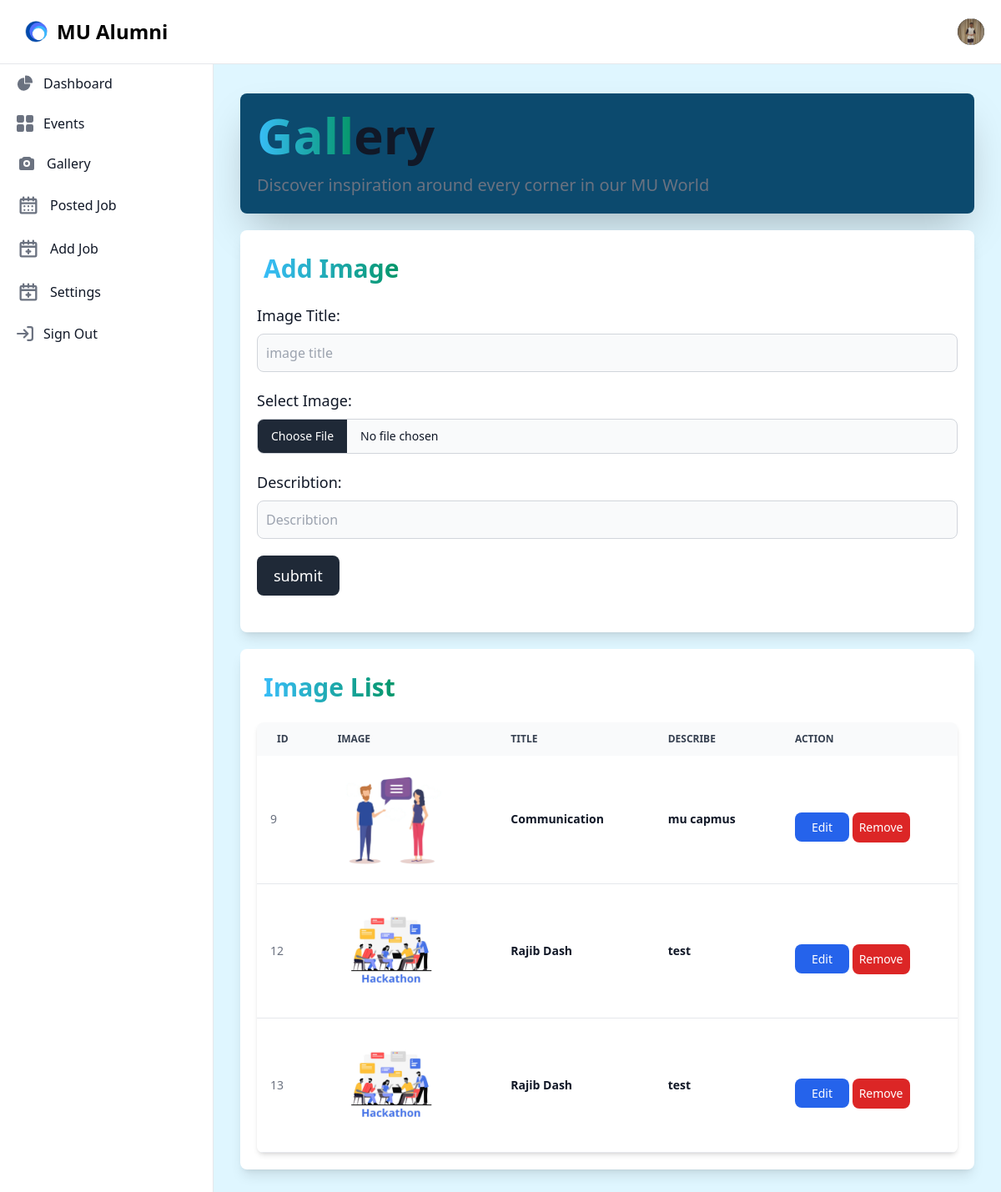
Screenshot of /Alumni/gallery.php?user_id=221115068 with the database file from the repository.
### tables this page shows
CREATE TABLE `alumni` (
  `id` int(255) NOT NULL,
  `fname` varchar(255) NOT NULL,
  `lname` varchar(255) NOT NULL,
  `phone` varchar(255) NOT NULL,
  `dept` varchar(255) NOT NULL,
  `cgpa` varchar(255) NOT NULL,
  `photo` varchar(255) NOT NULL,
  `email` varchar(255) NOT NULL,
  `password` varchar(255) NOT NULL,
  `bio` text NOT NULL
);

CREATE TABLE `gallery` (
  `id` int(11) NOT NULL,
  `photo` varchar(255) NOT NULL,
  `title` varchar(255) NOT NULL,
  `des` text NOT NULL
);

### Alumni/gallery.php (the view, shortened to what this page needs)
<script src="https://cdn.tailwindcss.com"></script>
    <link rel="stylesheet" href="https://cdnjs.cloudflare.com/ajax/libs/flowbite/2.3.0/flowbite.css" />
    <link rel="stylesheet" href="../css/style.css">
   <?php
     require_once("navigation.php");
   ?>
    <?php
    require_once("aside.php");
    ?>
<div class="p-4 sm:ml-64 bg-[#DFF6FF]">
   <div class="p-4  border-gray-200  rounded-lg  mt-14">
   <div class="gallery">
               <div class="title bg-sky-900 mb-5 p-5 rounded-lg shadow-2xl">
                  <h1 class="mb-4 text-3xl font-extrabold text-gray-900 dark:text-white md:text-5xl lg:text-6xl"><span class="text-transparent bg-clip-text bg-gradient-to-r to-emerald-600 from-sky-400">Gall</span>ery</h1>
                  <p class="text-lg font-normal text-gray-500 lg:text-xl dark:text-gray-400">Discover inspiration around every corner in our MU World</p>
               </div>
        <div class="add-photo">
            <div class="form-section bg-white p-5 mb-5 shadow-lg rounded-lg">
            <h1 class="mb-4 p-2 text-2xl font-extrabold text-gray-900 dark:text-white md:text-3xl lg:text-3xl"><span class="text-transparent bg-clip-text bg-gradient-to-r to-emerald-600 from-sky-400">Add Image</span></h1>
                  <?php
                     require("../config/configer.php");
                     if(isset($_GET['user_id'])){
                         $user_id=$_GET['user_id'];
                     }
                     ?>
               <form class="mx-auto flex  flex-wrap" action="gallery.php" method="POST" enctype="multipart/form-data">
                        <label for="title" class="block mb-2 text-lg font-medium text-gray-900 dark:text-black">Image Title: </label>
                        <input type="text" id="title" name="title"  class="rounded-lg bg-gray-50 border border-gray-300 text-gray-900 w-full focus:ring-blue-500 p-2.5" placeholder="image title" requied>
                        <label for="photo" class="block mb-2 mt-5 text-lg font-medium text-gray-900 dark:text-black">Select Image: </label>
                        <input class="block w-full  bg-gray-50 text-sm text-gray-900 border border-gray-300 rounded-lg  cursor-pointer dark:text-gray-400 focus:outline-none " aria-describedby="user_avatar_help" name="image" id="user_avatar" type="file" required>
                        <label for="des" class="block mb-2 mt-5 text-lg font-medium text-gray-900 dark:text-black">Describtion: </label>
                        <input type="text" id="des" name="des"  class="rounded-lg bg-gray-50 border border-gray-300 text-gray-900 w-full focus:ring-blue-500 p-2.5" placeholder="Describtion " required>
                        <input type="submit" value="submit" name="submit" class="mt-5 text-white bg-gray-800 hover:bg-gray-900 focus:outline-none focus:ring-4 focus:ring-gray-300 font-medium rounded-lg text-lg px-5 py-2.5 me-2 mb-2 dark:bg-gray-800 dark:hover:bg-gray-700 dark:focus:ring-gray-700 dark:border-gray-700"></input>
                     </form>
               </div>
               <div class="show-date-section bg-white p-5 rounded-lg shadow-lg">
               <div class="heading">
                  <h1 class="mb-4 p-2 text-2xl font-extrabold text-gray-900 dark:text-white md:text-3xl lg:text-3xl"><span class="text-transparent bg-clip-text bg-gradient-to-r to-emerald-600 from-sky-400">Image List</span></h1>
             </div>
                <div class="relative overflow-x-auto shadow-md sm:rounded-lg">
                   <table class="w-full text-sm text-left rtl:text-right text-gray-500 dark:text-gray-400">
                       <thead class="text-xs text-gray-700 uppercase bg-gray-50 dark:bg-gray-700 dark:text-gray-400">
                    <tr>
                              <th scope="col" class="px-6 py-3">
                                 Id
                              </th>
                              <th scope="col" class="px-6 py-3">
                                 Image
                              </th>
                              <th scope="col" class="px-6 py-3">
                                 Title
                              </th>
                              <th scope="col" class="px-6 py-3">
                                 Describe
                              </th>
                              <th scope="col" class="px-6 py-3">
                                 Action
                              </th>
                     </tr>
        </thead>
        <tbody>
          <?php
             $readData = "SELECT * FROM `gallery`";
             $query=mysqli_query($connect,$readData);
             while($data = mysqli_fetch_assoc($query)){
               $id=$data['id'];
               $title=$data['title'];
               $photo=$data['photo'];
               $des=$data['des'];
               ?>
                <tr class="bg-white border-b dark:bg-gray-800 dark:border-gray-700 hover:bg-gray-50 dark:hover:bg-gray-600">
                <td class="p-4">
                    <h2><?php echo $id ?></h2>
                </td>
                <td class="px-6 py-4 font-semibold text-gray-900 dark:text-white">
                <img src="<?php echo "../image/".$photo ?>" class="w-16 md:w-32 max-w-full max-h-full" alt="not found">
                </td>
                <td class="px-6 py-4 font-semibold text-gray-900 dark:text-white">
                     <h1 ><?php echo $title ?></h1>
                </td>
                <td class="px-6 py-4 font-semibold text-gray-900 dark:text-white">
                   <p><?php echo $des ?></p>
                </td>
                <td class="px-6 py-4 ">
                  <a href="gallery_edit.php?user_id=<?php echo $user_id;?>&edit=<?php echo $id ?>" class="font-medium bg-blue-600 px-5 py-2 rounded-lg text-white dark:text-white-500 hover:underline">Edit</a>
                    <a href="../php_core/gallery_del.php?user_id=<?php echo $user_id;?>&del=<?php echo $id ?>" class="font-medium bg-red-600 mt-5 text-white dark:text-white-600 inline-block p-2 rounded-lg  hover:underline">Remove</a>
                </td>
            </tr>
         <?php
             }
          ?>
        </tbody>
      </table>
     </div>
   </div>
</div>

### Alumni/profile.php (shortened to what this page needs)
<?php
 require("../config/configer.php");
 if(isset($_GET['user_id'])){
  $user_id=$_GET['user_id'];
  $readData = "SELECT * FROM `alumni` WHERE id=$user_id";
  $query=mysqli_query($connect,$readData);
  $data = mysqli_fetch_assoc($query);
  $photo=$data['photo'];
 }
?>
<div class="flex items-center">
          <div class="flex items-center ms-3">
            <div>
              <button type="button" class="flex text-sm bg-gray-800 rounded-full focus:ring-4 focus:ring-gray-300 dark:focus:ring-gray-600" aria-expanded="false" data-dropdown-toggle="dropdown-user">
                <img class="w-8 h-8 rounded-full" src="../image/<?php echo$photo; ?>" alt="user photo">
              </button>
            </div>
          </div>
        </div>
    </div>

### rows the page displays
alumni: photo (picture)
gallery: id "9", photo (picture), title "Communication", des "mu capmus"
gallery: id "12", photo (picture), title "Rajib Dash", des "test"
gallery: id "13", photo (picture), title "Rajib Dash", des "test"
